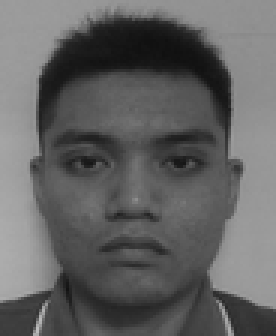
%> input picture FaceDatabase/LOUIS YEW TII WEI/Louis_1.pgm, 92 x 112 px (shown 3 times larger); its folder holds only this picture in this run
$ octave train_logic.m   (GNU Octave 9; MATLAB toolbox functions it lacks are replaced by stand-ins)
%> lines starting %> are read from the running program, lines starting %| are printed output that depends on the picture
% Train for classifier
setDir=fullfile('FaceDatabase');
imds = imageDatastore(setDir,'IncludeSubfolders',true,'LabelSource',...
    'foldernames');
testFile = imds.Files
numFiles = length(testFile);

faceDetector = vision.CascadeObjectDetector;
faceDetector.MergeThreshold =7;

%data preprocessing
for k = 1 : numFiles
    fprintf('Now reading file %s\n', testFile{k});
    I = imread(testFile{k});
%> I is the input picture: size 112x92 uint8; min 16, max 187, mean 98.1
    bboxes = step(faceDetector, I);
%> bboxes = [11 28 69 69]
    for i = 1 : size(bboxes,1)
      rectangle('Position', bboxes(i,:), 'LineWidth', 3, 'LineStyle', '-', 'EdgeColor', 'r');
    end
%> this loop made 1 pass
%> pass 1, `rectangle('Position', bboxes(i,:), 'LineWidth', 3, 'LineStyle', '-', '..`:
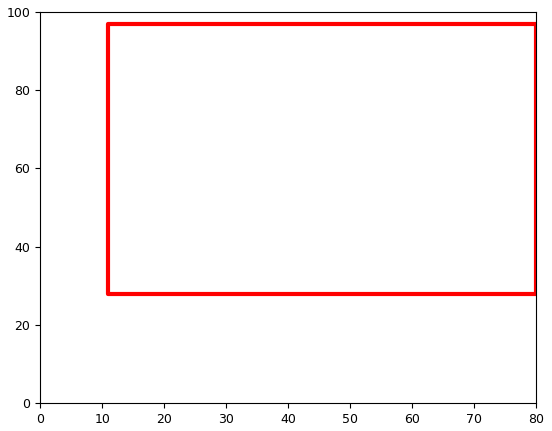
%> figure redrawn from the program's plot data
    for i = 1 : size(bboxes, 1)
      J = imcrop(I, bboxes(i, :));
      Jr = imresize(J,[112,92]);
%> (the run ends here)

$ run again, on FaceDatabase/LOUIS YEW TII WEI/Louis_2.pgm
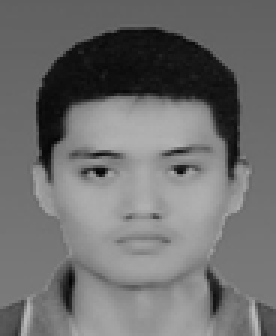
%> input picture FaceDatabase/LOUIS YEW TII WEI/Louis_2.pgm, 92 x 112 px (shown 3 times larger)
%> I is the input picture: size 112x92 uint8; min 4, max 186, mean 110.7
%> bboxes = [15 32 65 65]
%> the loop `for i = 1 : size(bboxes,1)` made 1 pass
